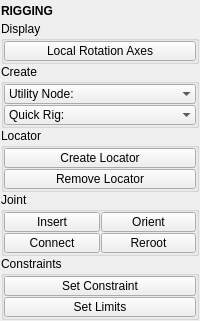
<?xml version="1.0" encoding="UTF-8"?>
<ui version="4.0">
 <class>QtUi</class>
 <widget class="QMainWindow" name="QtUi">
  <property name="enabled">
   <bool>true</bool>
  </property>
  <property name="geometry">
   <rect>
    <x>0</x>
    <y>0</y>
    <width>200</width>
    <height>302</height>
   </rect>
  </property>
  <property name="toolTip">
   <string>Global Display Scale:  Joints</string>
  </property>
  <property name="tabShape">
   <enum>QTabWidget::Triangular</enum>
  </property>
  <property name="dockNestingEnabled">
   <bool>true</bool>
  </property>
  <property name="dockOptions">
   <set>QMainWindow::AllowNestedDocks|QMainWindow::AllowTabbedDocks|QMainWindow::AnimatedDocks|QMainWindow::ForceTabbedDocks</set>
  </property>
  <widget class="QWidget" name="central_widget">
   <property name="minimumSize">
    <size>
     <width>200</width>
     <height>0</height>
    </size>
   </property>
   <layout class="QVBoxLayout" name="verticalLayout_2">
    <property name="leftMargin">
     <number>1</number>
    </property>
    <property name="topMargin">
     <number>1</number>
    </property>
    <property name="rightMargin">
     <number>1</number>
    </property>
    <property name="bottomMargin">
     <number>1</number>
    </property>
    <item>
     <layout class="QVBoxLayout" name="verticalLayout">
      <property name="spacing">
       <number>0</number>
      </property>
      <item>
       <widget class="Header" name="header">
        <property name="minimumSize">
         <size>
          <width>0</width>
          <height>20</height>
         </size>
        </property>
        <property name="maximumSize">
         <size>
          <width>16777215</width>
          <height>20</height>
         </size>
        </property>
        <property name="font">
         <font>
          <weight>75</weight>
          <bold>true</bold>
         </font>
        </property>
        <property name="text">
         <string>RIGGING</string>
        </property>
       </widget>
      </item>
      <item>
       <widget class="QGroupBox" name="display">
        <property name="title">
         <string>Display</string>
        </property>
        <layout class="QVBoxLayout" name="verticalLayout_4">
         <property name="spacing">
          <number>1</number>
         </property>
         <property name="leftMargin">
          <number>0</number>
         </property>
         <property name="topMargin">
          <number>0</number>
         </property>
         <property name="rightMargin">
          <number>0</number>
         </property>
         <property name="bottomMargin">
          <number>0</number>
         </property>
         <item>
          <widget class="PushButton" name="tb000">
           <property name="minimumSize">
            <size>
             <width>0</width>
             <height>20</height>
            </size>
           </property>
           <property name="maximumSize">
            <size>
             <width>16777215</width>
             <height>20</height>
            </size>
           </property>
           <property name="toolTip">
            <string>Toggle local rotation axis visiblitiy for all joint objects.</string>
           </property>
           <property name="text">
            <string>Local Rotation Axes</string>
           </property>
           <property name="checkable">
            <bool>false</bool>
           </property>
          </widget>
         </item>
        </layout>
       </widget>
      </item>
      <item>
       <widget class="QGroupBox" name="create">
        <property name="title">
         <string>Create</string>
        </property>
        <layout class="QVBoxLayout" name="verticalLayout_3">
         <property name="spacing">
          <number>1</number>
         </property>
         <property name="leftMargin">
          <number>0</number>
         </property>
         <property name="topMargin">
          <number>0</number>
         </property>
         <property name="rightMargin">
          <number>0</number>
         </property>
         <property name="bottomMargin">
          <number>0</number>
         </property>
         <item>
          <widget class="ComboBox" name="cmb001">
           <property name="minimumSize">
            <size>
             <width>0</width>
             <height>20</height>
            </size>
           </property>
           <property name="maximumSize">
            <size>
             <width>16777215</width>
             <height>20</height>
            </size>
           </property>
           <property name="sizeAdjustPolicy">
            <enum>QComboBox::AdjustToContents</enum>
           </property>
           <property name="frame">
            <bool>false</bool>
           </property>
           <item>
            <property name="text">
             <string>Utility Node:</string>
            </property>
           </item>
          </widget>
         </item>
         <item>
          <widget class="ComboBox" name="cmb002">
           <property name="minimumSize">
            <size>
             <width>0</width>
             <height>20</height>
            </size>
           </property>
           <property name="maximumSize">
            <size>
             <width>16777215</width>
             <height>20</height>
            </size>
           </property>
           <property name="sizeAdjustPolicy">
            <enum>QComboBox::AdjustToContents</enum>
           </property>
           <property name="frame">
            <bool>false</bool>
           </property>
           <item>
            <property name="text">
             <string>Quick Rig:</string>
            </property>
           </item>
          </widget>
         </item>
        </layout>
       </widget>
      </item>
      <item>
       <widget class="QGroupBox" name="locator">
        <property name="title">
         <string>Locator</string>
        </property>
        <layout class="QVBoxLayout" name="verticalLayout_5">
         <property name="spacing">
          <number>1</number>
         </property>
         <property name="leftMargin">
          <number>0</number>
         </property>
         <property name="topMargin">
          <number>0</number>
         </property>
         <property name="rightMargin">
          <number>0</number>
         </property>
         <property name="bottomMargin">
          <number>0</number>
         </property>
         <item>
          <widget class="PushButton" name="tb003">
           <property name="minimumSize">
            <size>
             <width>0</width>
             <height>20</height>
            </size>
           </property>
           <property name="maximumSize">
            <size>
             <width>16777215</width>
             <height>20</height>
            </size>
           </property>
           <property name="toolTip">
            <string>&lt;html&gt;&lt;head/&gt;&lt;body&gt;&lt;p&gt;Create locators with the same transforms as any selected object(s).&lt;/p&gt;&lt;p&gt;If there are vertices selected it will create a locator at the center of the selected vertices combined bounding box.&lt;/p&gt;&lt;/body&gt;&lt;/html&gt;</string>
           </property>
           <property name="text">
            <string>Create Locator</string>
           </property>
           <property name="checkable">
            <bool>false</bool>
           </property>
          </widget>
         </item>
         <item>
          <widget class="QPushButton" name="b003">
           <property name="minimumSize">
            <size>
             <width>0</width>
             <height>20</height>
            </size>
           </property>
           <property name="maximumSize">
            <size>
             <width>16777215</width>
             <height>20</height>
            </size>
           </property>
           <property name="toolTip">
            <string>Remove locators from the selected object(s).</string>
           </property>
           <property name="text">
            <string>Remove Locator</string>
           </property>
           <property name="checkable">
            <bool>false</bool>
           </property>
          </widget>
         </item>
        </layout>
       </widget>
      </item>
      <item>
       <widget class="QGroupBox" name="joint">
        <property name="title">
         <string>Joint</string>
        </property>
        <layout class="QGridLayout" name="gridLayout_3">
         <property name="leftMargin">
          <number>0</number>
         </property>
         <property name="topMargin">
          <number>0</number>
         </property>
         <property name="rightMargin">
          <number>0</number>
         </property>
         <property name="bottomMargin">
          <number>0</number>
         </property>
         <property name="spacing">
          <number>1</number>
         </property>
         <item row="1" column="0">
          <widget class="QPushButton" name="b002">
           <property name="minimumSize">
            <size>
             <width>88</width>
             <height>20</height>
            </size>
           </property>
           <property name="maximumSize">
            <size>
             <width>16777215</width>
             <height>20</height>
            </size>
           </property>
           <property name="toolTip">
            <string>Insert Joint</string>
           </property>
           <property name="text">
            <string>Insert</string>
           </property>
          </widget>
         </item>
         <item row="2" column="0">
          <widget class="QPushButton" name="b001">
           <property name="minimumSize">
            <size>
             <width>88</width>
             <height>20</height>
            </size>
           </property>
           <property name="maximumSize">
            <size>
             <width>16777215</width>
             <height>20</height>
            </size>
           </property>
           <property name="toolTip">
            <string>Connect Joints</string>
           </property>
           <property name="text">
            <string>Connect</string>
           </property>
          </widget>
         </item>
         <item row="1" column="1">
          <widget class="PushButton" name="tb001">
           <property name="minimumSize">
            <size>
             <width>0</width>
             <height>20</height>
            </size>
           </property>
           <property name="maximumSize">
            <size>
             <width>16777215</width>
             <height>20</height>
            </size>
           </property>
           <property name="toolTip">
            <string>Orient Joint</string>
           </property>
           <property name="text">
            <string>Orient</string>
           </property>
          </widget>
         </item>
         <item row="2" column="1">
          <widget class="QPushButton" name="b004">
           <property name="minimumSize">
            <size>
             <width>0</width>
             <height>20</height>
            </size>
           </property>
           <property name="maximumSize">
            <size>
             <width>16777215</width>
             <height>20</height>
            </size>
           </property>
           <property name="toolTip">
            <string>Reroot Joints</string>
           </property>
           <property name="text">
            <string>Reroot</string>
           </property>
          </widget>
         </item>
        </layout>
       </widget>
      </item>
      <item>
       <widget class="QGroupBox" name="constraints">
        <property name="title">
         <string>Constraints</string>
        </property>
        <layout class="QGridLayout" name="gridLayout">
         <property name="leftMargin">
          <number>0</number>
         </property>
         <property name="topMargin">
          <number>0</number>
         </property>
         <property name="rightMargin">
          <number>0</number>
         </property>
         <property name="bottomMargin">
          <number>0</number>
         </property>
         <property name="spacing">
          <number>1</number>
         </property>
         <item row="2" column="0" colspan="2">
          <widget class="QPushButton" name="b000">
           <property name="minimumSize">
            <size>
             <width>0</width>
             <height>20</height>
            </size>
           </property>
           <property name="maximumSize">
            <size>
             <width>16777215</width>
             <height>20</height>
            </size>
           </property>
           <property name="palette">
            <palette>
             <active>
              <colorrole role="Highlight">
               <brush brushstyle="SolidPattern">
                <color alpha="255">
                 <red>80</red>
                 <green>138</green>
                 <blue>255</blue>
                </color>
               </brush>
              </colorrole>
             </active>
             <inactive>
              <colorrole role="Highlight">
               <brush brushstyle="SolidPattern">
                <color alpha="255">
                 <red>80</red>
                 <green>138</green>
                 <blue>255</blue>
                </color>
               </brush>
              </colorrole>
             </inactive>
             <disabled>
              <colorrole role="Highlight">
               <brush brushstyle="SolidPattern">
                <color alpha="255">
                 <red>51</red>
                 <green>153</green>
                 <blue>255</blue>
                </color>
               </brush>
              </colorrole>
             </disabled>
            </palette>
           </property>
           <property name="toolTip">
            <string>&lt;html&gt;&lt;head/&gt;&lt;body&gt;&lt;p&gt;List transform limit attributes for the currently selected object.&lt;/p&gt;&lt;/body&gt;&lt;/html&gt;</string>
           </property>
           <property name="text">
            <string>Set Limits</string>
           </property>
           <property name="autoDefault">
            <bool>true</bool>
           </property>
           <property name="default">
            <bool>false</bool>
           </property>
           <property name="flat">
            <bool>false</bool>
           </property>
           <property name="bnabled" stdset="0">
            <bool>true</bool>
           </property>
          </widget>
         </item>
         <item row="1" column="0" colspan="2">
          <widget class="PushButton" name="tb002">
           <property name="minimumSize">
            <size>
             <width>0</width>
             <height>20</height>
            </size>
           </property>
           <property name="maximumSize">
            <size>
             <width>16777215</width>
             <height>20</height>
            </size>
           </property>
           <property name="toolTip">
            <string>&lt;html&gt;&lt;head/&gt;&lt;body&gt;&lt;p&gt;Create locators with the same transforms as any selected object(s).&lt;/p&gt;&lt;p&gt;If there are vertices selected it will create a locator at the center of the selected vertices combined bounding box.&lt;/p&gt;&lt;/body&gt;&lt;/html&gt;</string>
           </property>
           <property name="text">
            <string>Set Constraint</string>
           </property>
           <property name="checkable">
            <bool>false</bool>
           </property>
          </widget>
         </item>
        </layout>
       </widget>
      </item>
      <item>
       <spacer name="verticalSpacer">
        <property name="orientation">
         <enum>Qt::Vertical</enum>
        </property>
        <property name="sizeHint" stdset="0">
         <size>
          <width>0</width>
          <height>10</height>
         </size>
        </property>
       </spacer>
      </item>
     </layout>
    </item>
   </layout>
  </widget>
 </widget>
 <customwidgets>
  <customwidget>
   <class>PushButton</class>
   <extends>QPushButton</extends>
   <header>widgets.pushbutton.h</header>
  </customwidget>
  <customwidget>
   <class>Header</class>
   <extends>QLabel</extends>
   <header>uitk.widgets.header.Header.h</header>
  </customwidget>
  <customwidget>
   <class>ComboBox</class>
   <extends>QComboBox</extends>
   <header>uitk.widgets.comboBox.ComboBox.h</header>
  </customwidget>
 </customwidgets>
 <resources/>
 <connections/>
 <designerdata>
  <property name="gridDeltaX">
   <number>5</number>
  </property>
  <property name="gridDeltaY">
   <number>5</number>
  </property>
  <property name="gridSnapX">
   <bool>true</bool>
  </property>
  <property name="gridSnapY">
   <bool>true</bool>
  </property>
  <property name="gridVisible">
   <bool>true</bool>
  </property>
 </designerdata>
</ui>
